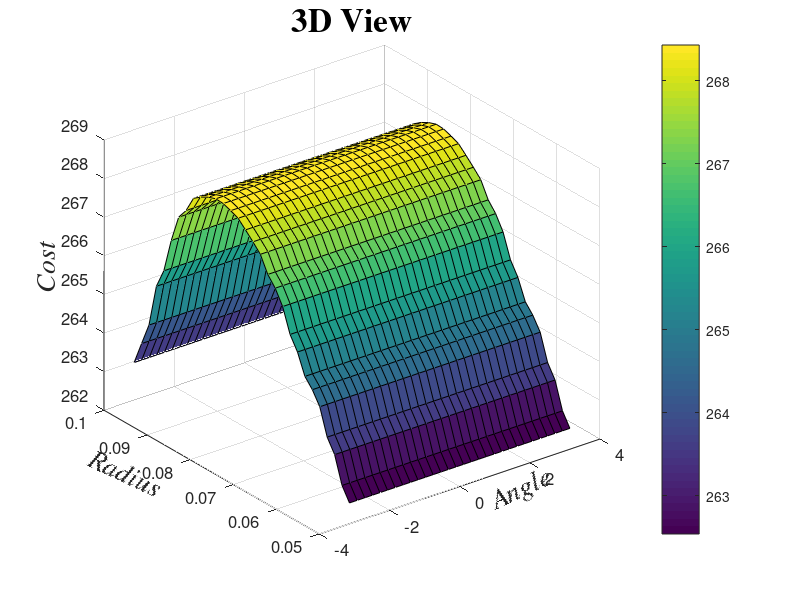
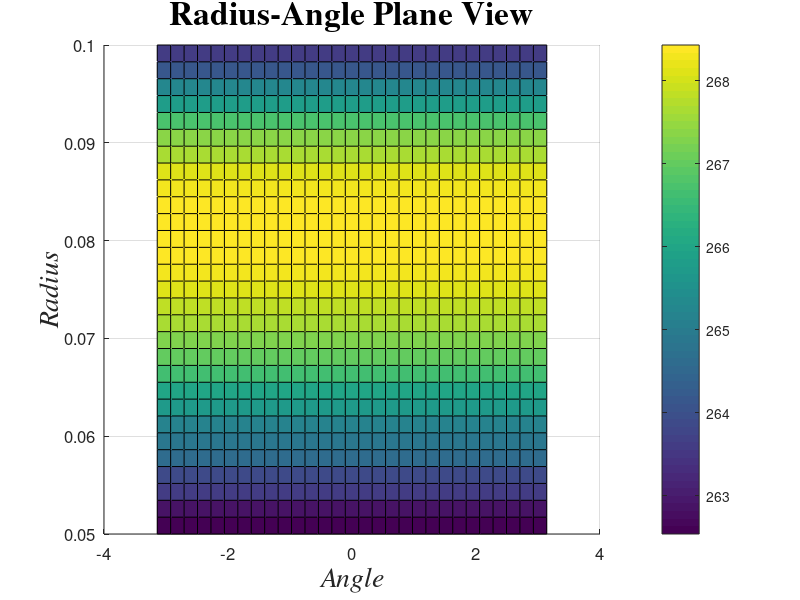
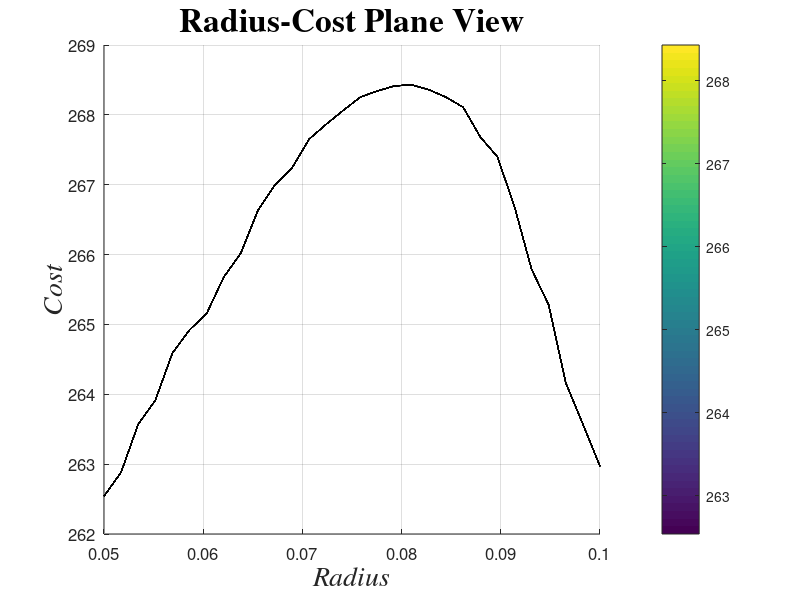
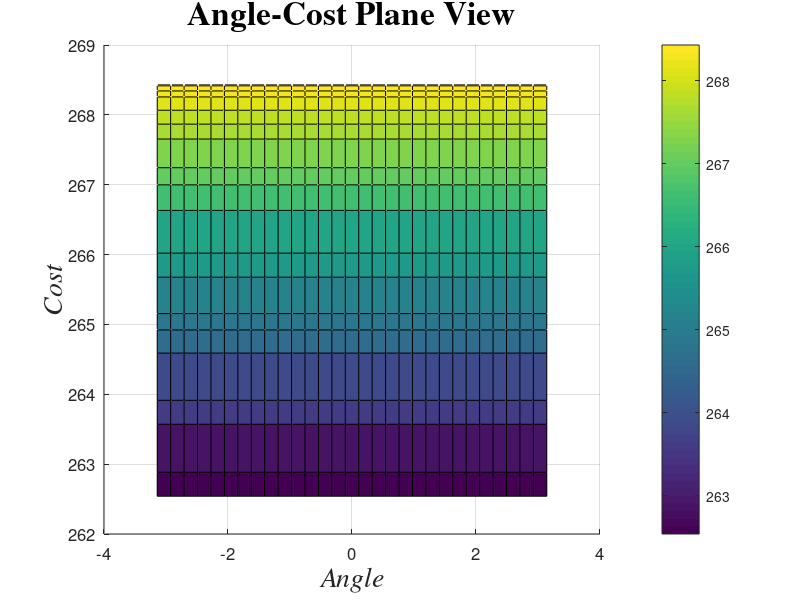

Here is the MATLAB script that generated these plots, in order:
clear all
clc

%% Load data

Data=load('Desired_torque_fake2.txt');    %loading data
phi= Data(:,1);    %angles [rad]
desired_torque = Data(:, 2); %desired torque


%%Radius and Angle Definition
rad_min = .05;
rad_max = .1;

ang_min = -pi;
ang_max = pi;

Steps = length(phi)-1;
L = .34;




rad = rad_min:(rad_max-rad_min)/Steps:rad_max;
ang = ang_min:(ang_max-ang_min)/Steps:ang_max;


   
    
for j = 1:length(rad)
    
     for i = 1:length(ang)
         
        for k = 1:length(phi)
       
            tau_tot(k) = (L*rad(j).*sin(ang(i)-phi(k)))./sqrt(rad(j).^2+L^2-(2*rad(j).*L*cos(ang(i)-phi(k))));
        
        end
        torque_tot(i,:) = tau_tot;
   
      
      
    end
desired_torque_new(:,j) = desired_torque(:,1);
torque_fin(j,:) = torque_tot(i,:);

end

for j = 1:length(rad)
cost(:,j) = sum((torque_fin - desired_torque_new).^2);
end




    
figure(1)
surf(ang,rad,cost);colorbar;set(gca,'FontSize',12);
xlabel('Angle','FontName','Times','FontSize',20,'FontAngle','italic');
set(get(gca,'xlabel'),'rotation',25,'VerticalAlignment','bottom');
ylabel('Radius','FontName','Times','FontSize',20,'FontAngle','italic');
set(get(gca,'ylabel'),'rotation',-25,'VerticalAlignment','bottom');
zlabel('Cost','FontName','Times','FontSize',20,'FontAngle','italic');
title('3D View','FontName','Times','FontSize',24,'FontWeight','bold');
 
figure(2)
surf(ang,rad,cost);view(0,90);colorbar;set(gca,'FontSize',12);
xlabel('Angle','FontName','Times','FontSize',20,'FontAngle','italic');
ylabel('Radius','FontName','Times','FontSize',20,'FontAngle','italic');
zlabel('Cost','FontName','Times','FontSize',20,'FontAngle','italic');
title('Radius-Angle Plane View','FontName','Times','FontSize',24,'FontWeight','bold');
 
figure(3)
surf(ang,rad,cost);view(90,0);colorbar;set(gca,'FontSize',12);
xlabel('Angle','FontName','Times','FontSize',20,'FontAngle','italic');
ylabel('Radius','FontName','Times','FontSize',20,'FontAngle','italic');
zlabel('Cost','FontName','Times','FontSize',20,'FontAngle','italic');
title('Radius-Cost Plane View','FontName','Times','FontSize',24,'FontWeight','bold');
 
figure(4)
surf(ang,rad,cost);view(0,0);colorbar;set(gca,'FontSize',12);
xlabel('Angle','FontName','Times','FontSize',20,'FontAngle','italic');
ylabel('Radius','FontName','Times','FontSize',20,'FontAngle','italic');
zlabel('Cost','FontName','Times','FontSize',20,'FontAngle','italic');
title('Angle-Cost Plane View','FontName','Times','FontSize',24,'FontWeight','bold');

options.MaxIter = Inf;
    options.MaxFunEvals = Inf;
    options.TolFun = 1e-6;
    options.TolX = 1e-6;
    
       